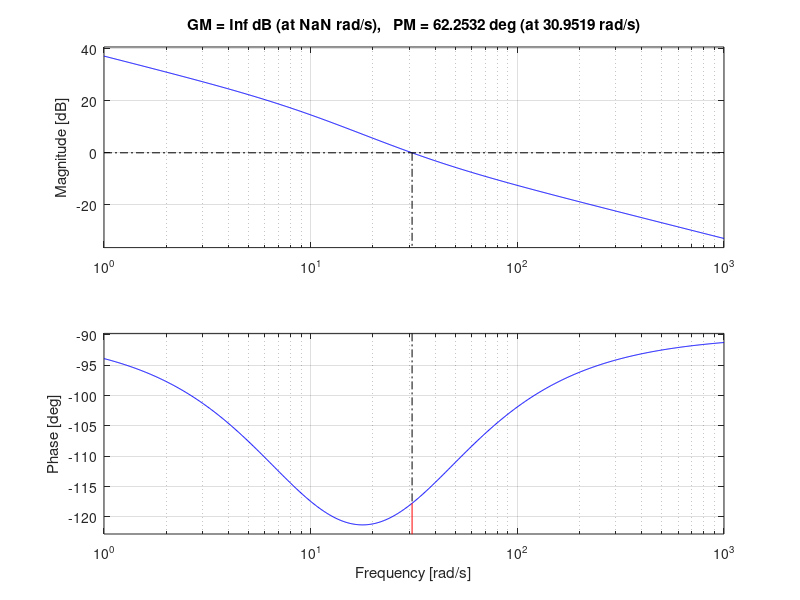
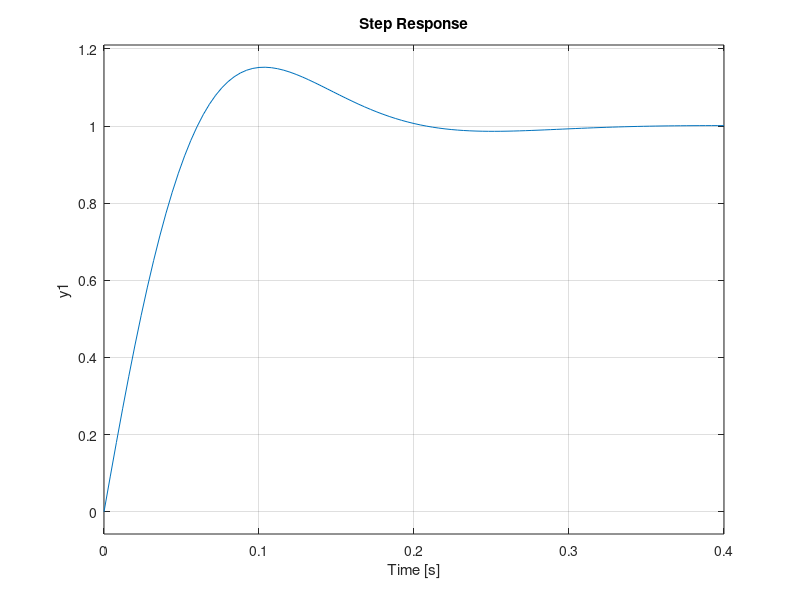

MATLAB code to generate these figures, in order:
Mp = 0.15;
Ta = 0.25;

Mp2 = log(Mp)/(-pi);
Qsi = sqrt((Mp2^2)/(1+Mp2^2));

MF = (asind(Qsi))*2;

Wn=4/(Qsi*Ta);
Wcg=i*Wn;
% G_jwcg = 1.856/((74*Wcg)+1);
G_jwcg = 10.06/((0.09979*Wcg)+1);
Mod_Gjwcg = abs(G_jwcg);
Ang_Gjwcg = (angle(G_jwcg)*180)/pi;
Theta = -180+MF-Ang_Gjwcg;
Kp=cosd(Theta)/Mod_Gjwcg;
Ki=-(sind(Theta)*Wn^2)/(Mod_Gjwcg*Wn);
Tn = (Kp/Ki);
Cs = tf([Kp Ki],[1 0])
Gs = tf(10.06,[0.09979 1])
CG = series(Cs,Gs)


FTMF = feedback(CG,1)
figure;
margin(CG)
figure;
step(FTMF)